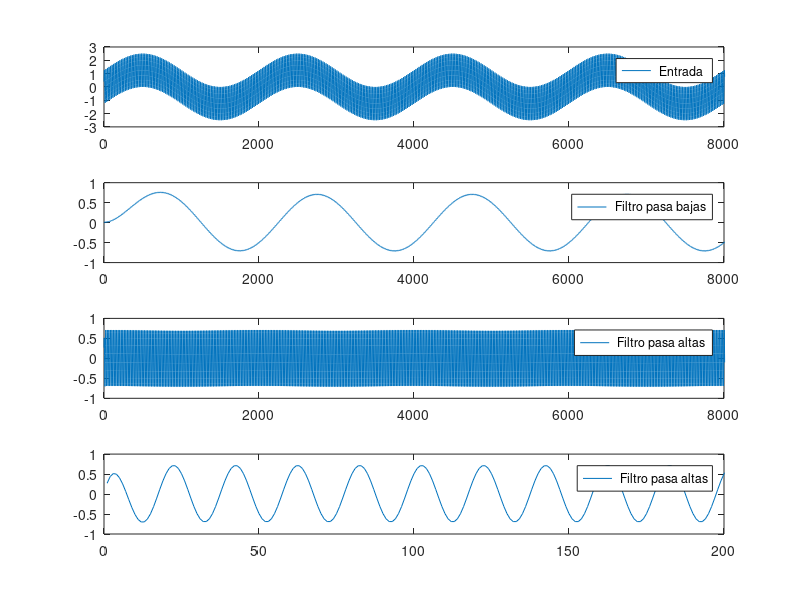

The MATLAB source for this figure:
clc
clear
pkg load signal
% sf = Frecuencia de muestreo
sf = 80e3; 
sf2 = sf/2;
fc_1 = 40;
fc_2 = 4e3;
data = [[1 ; zeros(sf - 1,1)], sinetone(fc_1,sf,1,1) + sinetone(fc_2,sf,1,1)];
% F recuencia de corte = Frec. corte real / sf2
[b_1 ,a_1]= butter(1,fc_1/sf2)
filtered_1 = filter(b_1,a_1,data);
[b_2,a_2]= butter(1,fc_2 /sf2,"high")
filtered_2 = filter(b_2, a_2 ,data);
data = [ sinetone( fc_1,sf ,1 ,1 ) + sinetone( fc_2 ,sf ,1 ,1)] * 2.5 / 2;
clf
subplot(4 , 1 , 1 )
plot(data,"; Entrada ; " )
axis([ 0 fc_1 * 200])
subplot(4 , 1 , 2 )
plot( filtered_1(: ,2 ), "; Filtro pasa bajas ;" )
axis([ 0 fc_1 * 200])
subplot(4 , 1, 3 )
plot( filtered_2(: ,2) , "; Filtro pasa altas ;" )
axis([0 fc_1*200])
subplot (4 , 1 , 4 )
plot( filtered_2(: ,2 ) , "; Filtro pasa altas;" )
axis([ 0 fc_1*5])